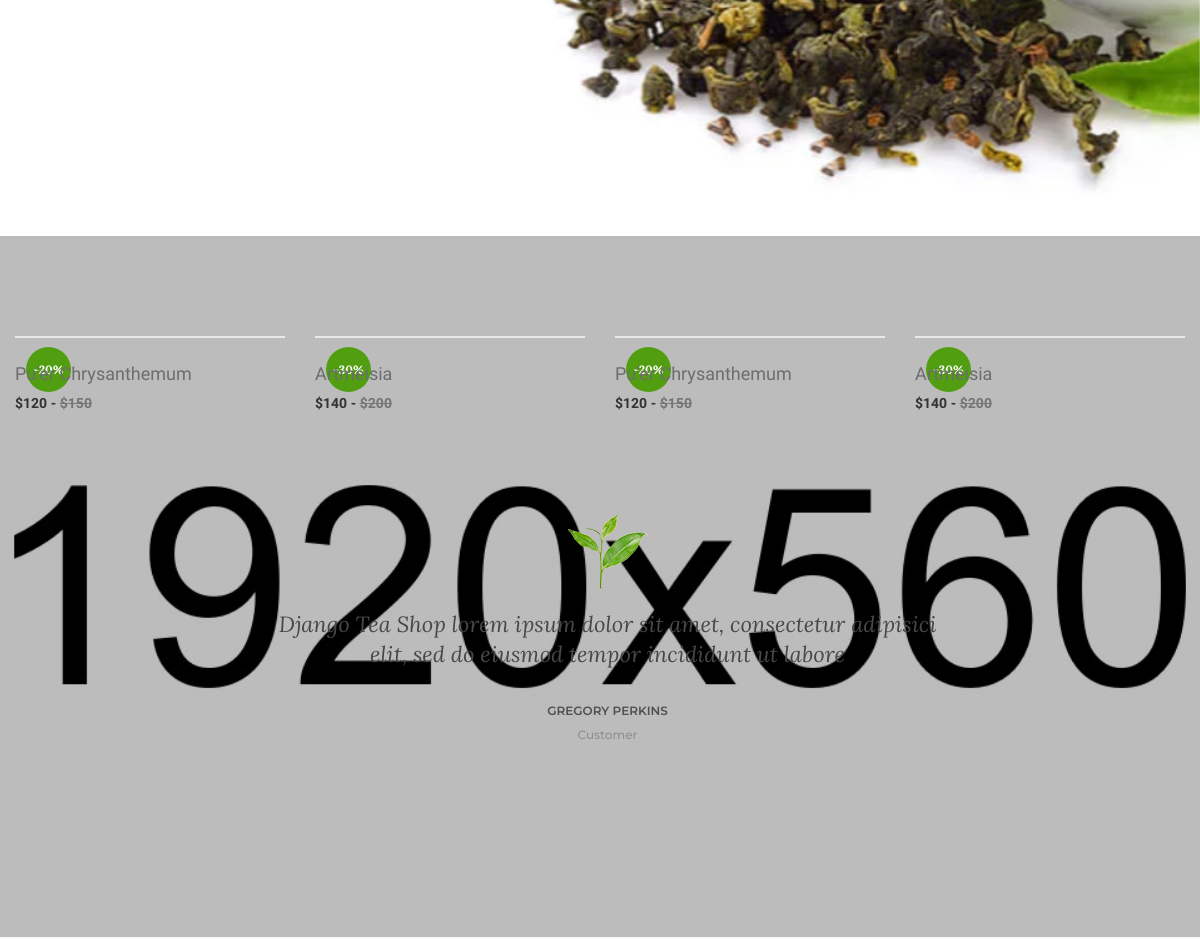
The app's page / (middle part), older data.
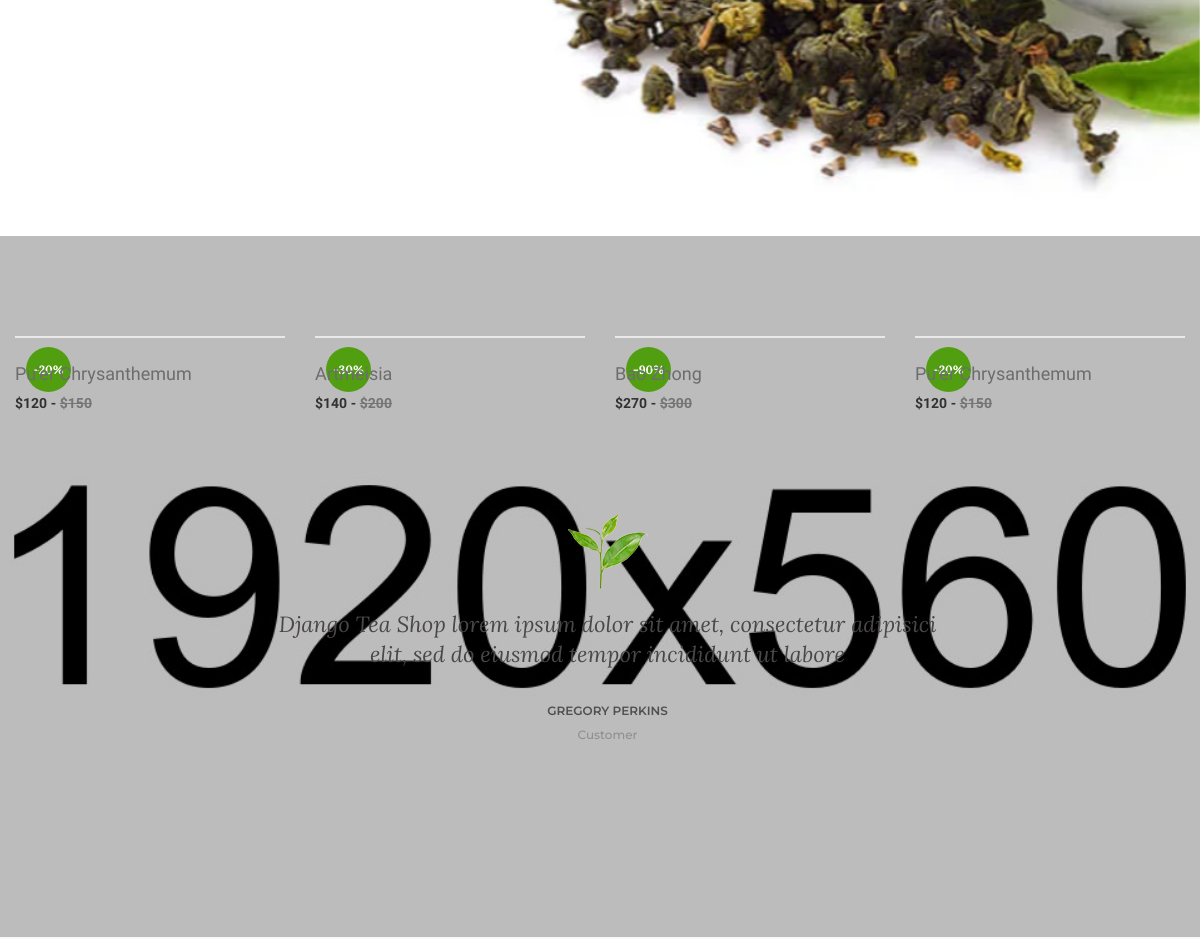
The same page, newer data.
### shop/models.py (models this page shows, shortened)
class Product(models.Model):
    tea_name = models.CharField(max_length=100, unique=True)
    tea_type = models.CharField(max_length=100)
    slug = models.SlugField(max_length=100, unique=True)
    origin = models.CharField(max_length=100)
    color = models.CharField(max_length=50, blank=True)
    aroma = models.CharField(max_length=100, blank=True)
    taste = models.CharField(max_length=100, blank=True)
    tea_nature  = models.CharField(max_length=100, blank=True)
    is_available = models.BooleanField(default=True)
    is_new = models.BooleanField(default=False)
    properties = models.TextField(max_length=300, blank=True)
    weight = models.IntegerField()
    original_price = models.IntegerField()
    discounted_price = models.IntegerField()
    discount_rate = models.IntegerField(blank=True)
    photo_1 = models.ImageField(upload_to='photos/%Y/%m/%d', blank=True)
    photo_1_t = models.ImageField(upload_to='photos/%Y/%m/%d', blank=True)
    photo_1_z = models.ImageField(upload_to='photos/%Y/%m/%d', blank=True)
    photo_2 = models.ImageField(upload_to='photos/%Y/%m/%d', blank=True)
    photo_2_t = models.ImageField(upload_to='photos/%Y/%m/%d', blank=True)
    photo_2_z = models.ImageField(upload_to='photos/%Y/%m/%d', blank=True)
    photo_3 = models.ImageField(upload_to='photos/%Y/%m/%d', blank=True)
    photo_3_t = models.ImageField(upload_to='photos/%Y/%m/%d', blank=True)
    photo_3_z = models.ImageField(upload_to='photos/%Y/%m/%d', blank=True)
    photo_4 = models.ImageField(upload_to='photos/%Y/%m/%d', blank=True)
    photo_4_t = models.ImageField(upload_to='photos/%Y/%m/%d', blank=True)
    photo_4_z = models.ImageField(upload_to='photos/%Y/%m/%d', blank=True)
    created_date = models.DateTimeField(default=datetime.now)
    modified_date = models.DateTimeField(default=datetime.now)
    stars = models.IntegerField()
    store = models.IntegerField()
    category = models.ForeignKey(Category, on_delete=models.CASCADE)
    def get_url(self):
        return reverse('product_detail', args=[self.category.slug, self.slug])

### pages/views.py (the view)
# urls.py: path('', views.index, name="index"),
def index(request):
    products = Product.objects.all().filter(is_available=True)
    context = {
        'products': products,
    }
    return render(request, "pages/index.html", context)

### carts/context_processors.py (called while the page is built)
def counter(request):
    cart_count = 0
    if 'admin' in request.path:
        return {}
    else:
        try:
            cart = Cart.objects.filter(cart_id=_cart_id(request))
            cart_items = CartItem.objects.all().filter(cart=cart[:1])
            for cart_item in cart_items:
                cart_count += cart_item.quantity
        except cart.DoesNotExist:
            cart_count = 0
    return dict(cart_count=cart_count)

### carts/views.py (called while the page is built)
def _cart_id(request):
    cart = request.session.session_key
    if not cart:
        cart = request.session.create()
    return cart

### category/context_processors.py (called while the page is built)
def menu_links(request):
    links = Category.objects.all()
    return dict(links=links)

### templates/pages/index.html (shortened to what this page needs)
{% extends 'base.html' %}
{% load static %}
{% block content %}
<div class="slider-area">
  <div class="slider-active owl-dot-style owl-carousel">
    <div
      class="single-slider ptb-240 bg-img"
      style="background-image: url(../static/img/slider/slider-1.jpg)"
    >
    </div>
  </div>
</div>
<div class="product-area bg-image-1 pt-100 pb-95">
  <div class="container">
    <div class="featured-product-active owl-carousel product-nav">
      {% if products %} {% for product in products %}
      <div class="product-wrapper">
        <div class="product-img">
          {% if product.discount_rate %}
          <span>-{{ product.discount_rate }}%</span>
          {% endif %}
        </div>
        <div class="product-content text-left">
          <div class="product-hover-style">
            <div class="product-title">
              <h4>
                <a href="product-details.html">{{ product.tea_name }}</a>
              </h4>
            </div>
          </div>
          <div class="product-price-wrapper">
            <span>${{ product.discounted_price }} -</span>
            <span class="product-price-old"
              >${{ product.original_price }}
            </span>
          </div>
        </div>
      </div>
      {% endfor %} {% endif %}
    </div>
  </div>
  <div class="testimonials-area bg-img pt-100 pb-100">
    <div class="container">
      <div class="row">
        <div class="col-lg-12 col-md-12 col-12">
          <div class="testimonial-active owl-carousel">
            <div class="single-testimonial text-center">
              <div class="testimonial-img">
                <img alt="" src="{% static 'img/icon-img/testi.png' %}" />
              </div>
              <p>
                Django Tea Shop lorem ipsum dolor sit amet, consectetur adipisici elit, sed do
                eiusmod tempor incididunt ut labore
              </p>
              <h4>Gregory Perkins</h4>
              <h5>Customer</h5>
            </div>
          </div>
        </div>
      </div>
    </div>
  </div>
</div>
</div>
{% endblock %}

### templates/base.html (shortened to what this page needs)
{% load static %}
<!DOCTYPE html>
<html lang="en">
  <head>
    <link href="{% static 'css/ui.css' %}" rel="stylesheet" type="text/css" />
    <link rel="stylesheet" href="{% static 'css/bootstrap.min.css' %}" />
    <link rel="stylesheet" href="{% static 'css/animate.min.css' %}" />
    <link rel="stylesheet" href="{% static 'css/owl.carousel.min.css' %}" />
    <link rel="stylesheet" href="{% static 'css/slick.css' %}" />
    <link rel="stylesheet" href="{% static 'css/chosen.min.css' %}" />
    <link rel="stylesheet" href="{% static 'css/font-awesome.min.css' %}" />
    <link rel="stylesheet" href="{% static 'css/themify-icons.css' %}" />
    <link rel="stylesheet" href="{% static 'css/ionicons.min.css' %}" />
    <link rel="stylesheet" href="{% static 'css/jquery-ui.css' %}" />
    <link rel="stylesheet" href="{% static 'css/meanmenu.min.css' %}" />
    <link rel="stylesheet" href="{% static 'css/style.css' %}" />
    <link rel="stylesheet" href="{% static 'css/responsive.css' %}" />
  </head>
  <body>
    {% block content %} {% endblock %}
  </body>
</html>

### templates/partials/_navbar.html (shortened to what this page needs)
{% load static %}

### templates/partials/_footer.html (shortened to what this page needs)
{% load static %}

### djangoteashop/static/css/ui.css (style rules this page uses)
html { font-family: "Inter", sans-serif; font-size: 15px; }
[class*=hover-] { transition: 0.5s; }

Row changes from the older to the newer data that the page shows:
added Product: discount_rate "90", tea_name "Bao Zhong", discounted_price "270", original_price "300"
